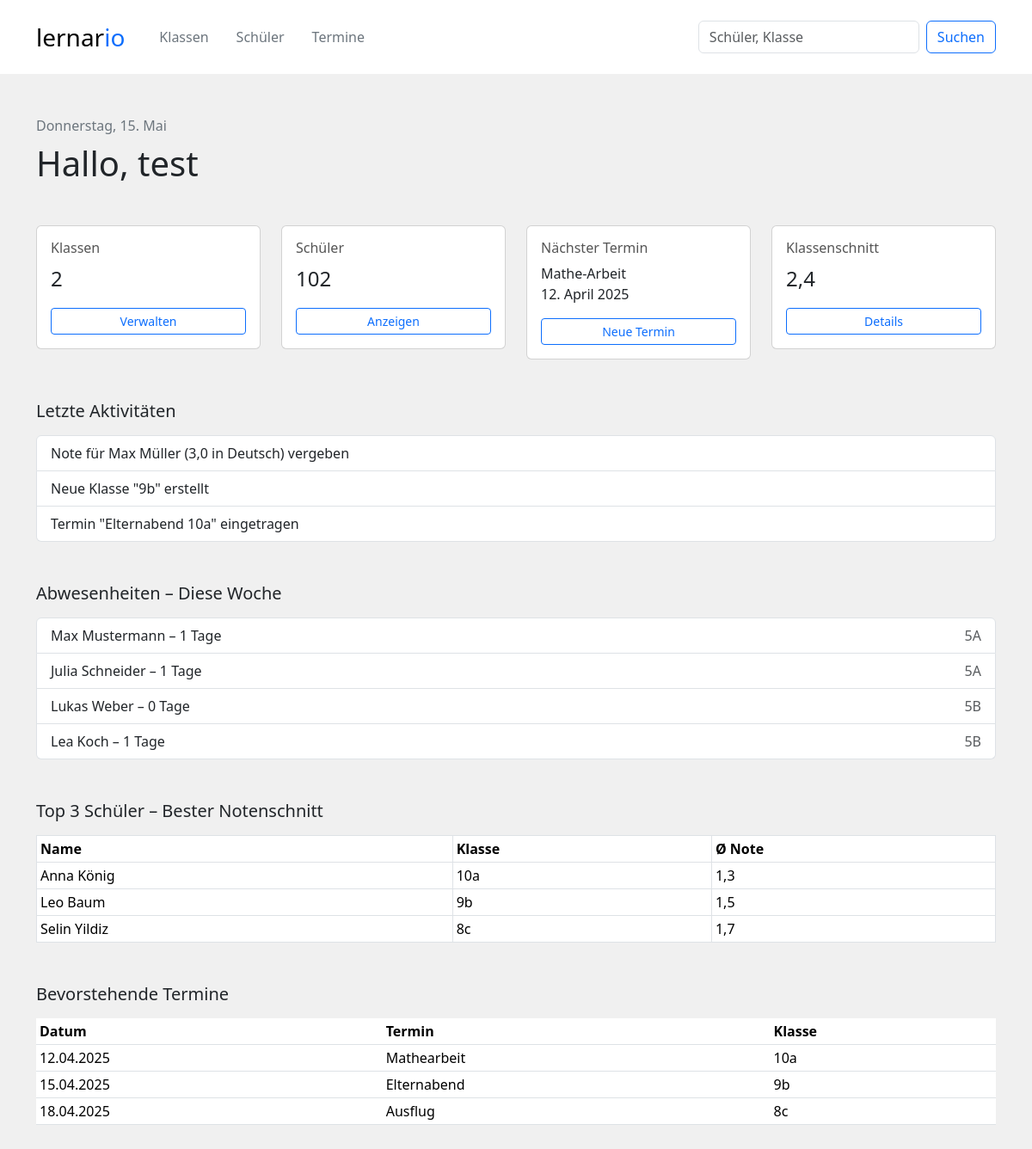
Screenshot of /homepage (signed in) with the database file from the repository.
### tables this page shows
CREATE TABLE lehrer (
    lehrer_id INTEGER PRIMARY KEY,
    vorname TEXT not null,
    nachname TEXT not null,
    email TEXT UNIQUE not null,
    passwort TEXT not null
);

CREATE TABLE schueler (
    schueler_id INTEGER PRIMARY KEY,
    klasse_id INTEGER not null,
    vorname TEXT not null,
    nachname TEXT not null,
    FOREIGN KEY (klasse_id) REFERENCES klassen(klasse_id) ON DELETE CASCADE
);

### app.py (the view)
@app.route('/homepage')
def homepage():
    cur_lehrer_id = session['current_teacher_id']
    vorname_des_benutzers = gib_vornamen_des_aktuellen_benutzers()
    klassenanzahl = class_service.gib_klassenanzahl(cur_lehrer_id)
    schueler_mit_fehlzeiten_in_dieser_woche = schueler_service.gib_abwesenheiten_von_dieser_woche()
    datum = date.today()
    formatiertes_datum = format_date(datum, "eeee, d. MMMM", "de")
    return render_template('homepage.html',
                           datum=formatiertes_datum,
                           vorname_des_benutzers=vorname_des_benutzers,
                           klassenanzahl=klassenanzahl,
                           schueler_mit_fehlzeiten_in_dieser_woche=schueler_mit_fehlzeiten_in_dieser_woche,
                           active_page="homepage")

### controllers/teacher_controller.py (called while the page is built)
def gib_vornamen_des_aktuellen_benutzers() -> int:
    aktueller_benutzer = gib_lehrer(session['current_teacher_id'])
    return aktueller_benutzer[0]['vorname']

### services/class_service.py (called while the page is built)
def gib_klassenanzahl(lehrer_id: int) -> int:
    result = query_db("""
    select COUNT(*) as klassenanzahl from unterrichte
    where lehrer_id = ?;
    """, (lehrer_id, ))
    return result[0]["klassenanzahl"]

### services/schueler_service.py (called while the page is built)
def gib_abwesenheiten_von_dieser_woche():
    data = query_db(
        """
        select
            schueler.schueler_id,
            schueler.vorname,
            schueler.nachname,
            klassen.klassenname,
            COUNT(DISTINCT abwesenheiten.abwesenheit_id) AS abwesenheiten,
            ROUND(AVG(noten.note), 1) AS notenschnitt
        from schueler
            left JOIN klassen ON schueler.klasse_id = klassen.klasse_id
            left JOIN abwesenheiten ON schueler.schueler_id = abwesenheiten.schueler_id
            left JOIN noten ON schueler.schueler_id = noten.schueler_id
        GROUP BY noten.schueler_id
    """)
    return data

### services/sqllite_db.py (called while the page is built)
def query_db(query, params=(), commit=False):
    with sqlite3.connect(DB_PATH) as conn:
        conn.execute("PRAGMA foreign_keys = ON")#Wichtig damit ON DELETE CASCADE funktioniert
        conn.row_factory = sqlite3.Row
        cursor = conn.cursor()
        cursor.execute(query, params)
        if commit:
            conn.commit()
        data = cursor.fetchall()
        return [dict(row) for row in data]

### services/teacher_service.py (called while the page is built)
def gib_lehrer(lehrer_id: int):
    result = query_db("""
        select * from lehrer
        where lehrer_id == ?
    """, (lehrer_id, ))
    return result

### templates/homepage.html (shortened to what this page needs)
{% extends "components/layout.html" %}
{% block content %}
<div class="container py-4">
    <p class="text-secondary mt-4 mb-2">{{ datum }}</p>
    <h1 class="mb-5">Hallo, {{ vorname_des_benutzers }}</h1>
    <div class="row g-4">
        <div class="col-md-3">
            <div class="card p-3">
                <h6 class="card-title">Klassen</h6>
                <p class="card-text fs-4">{{ klassenanzahl }}</p>
                <a href="{{ url_for('klassen.uebersicht') }}" class="btn btn-outline-primary btn-sm">Verwalten</a>
            </div>
        </div>
        <div class="col-md-3">
            <div class="card p-3">
                <h6 class="card-title">Schüler</h6>
                <p class="card-text fs-4">102</p>
                <a href="{{ url_for('schueler.uebersicht') }}" class="btn btn-outline-primary btn-sm">Anzeigen</a>
            </div>
        </div>
        <div class="col-md-3">
            <div class="card p-3">
                <h6 class="card-title">Nächster Termin</h6>
                <p class="card-text">Mathe-Arbeit<br>12. April 2025</p>
                <a href="{{ url_for('termine.uebersicht') }}" class="btn btn-outline-primary btn-sm">Neue Termin</a>
            </div>
        </div>
        <div class="col-md-3">
            <div class="card p-3">
                <h6 class="card-title">Klassenschnitt</h6>
                <p class="card-text fs-4">2,4</p>
                <a href="#" class="btn btn-outline-primary btn-sm">Details</a>
            </div>
        </div>
    </div>
    <div class="mt-5">
        <h5 class="mb-3">Letzte Aktivitäten</h5>
        <ul class="list-group">
            <li class="list-group-item">Note für Max Müller (3,0 in Deutsch) vergeben</li>
            <li class="list-group-item">Neue Klasse "9b" erstellt</li>
            <li class="list-group-item">Termin "Elternabend 10a" eingetragen</li>
        </ul>
    </div>
    <div class="mt-5">
        <h5 class="mb-3">Abwesenheiten – Diese Woche</h5>
        <ul class="list-group">
            {% for schueler in schueler_mit_fehlzeiten_in_dieser_woche %}
            <li class="list-group-item d-flex justify-content-between">
                <span>{{schueler.vorname}} {{ schueler.nachname }} – {{ schueler.abwesenheiten }} Tage</span>
                <span class="text-muted">{{ schueler.klassenname }}</span>
            </li>
            {% endfor %}
        </ul>
    </div>
    <div class="mt-5">
        <h5 class="mb-3">Top 3 Schüler – Bester Notenschnitt</h5>
        <table class="table table-sm table-bordered bg-white">
            <thead>
                <tr>
                    <th>Name</th>
                    <th>Klasse</th>
                    <th>Ø Note</th>
                </tr>
            </thead>
            <tbody>
                <tr>
                    <td>Anna König</td>
                    <td>10a</td>
                    <td>1,3</td>
                </tr>
                <tr>
                    <td>Leo Baum</td>
                    <td>9b</td>
                    <td>1,5</td>
                </tr>
                <tr>
                    <td>Selin Yildiz</td>
                    <td>8c</td>
                    <td>1,7</td>
                </tr>
            </tbody>
        </table>
    </div>
    <div class="mt-5">
        <h5 class="mb-3">Bevorstehende Termine</h5>
        <table class="table table-sm table-hover bg-white">
            <thead>
                <tr>
                    <th>Datum</th>
                    <th>Termin</th>
                    <th>Klasse</th>
                </tr>
            </thead>
            <tbody>
                <tr>
                    <td>12.04.2025</td>
                    <td>Mathearbeit</td>
                    <td>10a</td>
                </tr>
                <tr>
                    <td>15.04.2025</td>
                    <td>Elternabend</td>
                    <td>9b</td>
                </tr>
                <tr>
                    <td>18.04.2025</td>
                    <td>Ausflug</td>
                    <td>8c</td>
                </tr>
            </tbody>
        </table>
    </div>
</div>
{% endblock %}

### templates/components/layout.html (style rules this page uses)
body { background: linear-gradient(310deg, rgb(240, 240, 240) 0%, rgb(240, 240, 240) 100%); font-family: 'Segoe UI', sans-serif; }
.card-title { color: #555; font-size: 1rem; }

### rows the page displays
lehrer: vorname "test"
schueler: vorname "Max", nachname "Mustermann", abwesenheiten "1", klassenname "5A"
schueler: vorname "Julia", nachname "Schneider", abwesenheiten "1", klassenname "5A"
schueler: vorname "Lukas", nachname "Weber", abwesenheiten "0", klassenname "5B"
schueler: vorname "Lea", nachname "Koch", abwesenheiten "1", klassenname "5B"

### other values shown
{{ datum }} "Donnerstag, 15. Mai"
{{ klassenanzahl }} "2"
